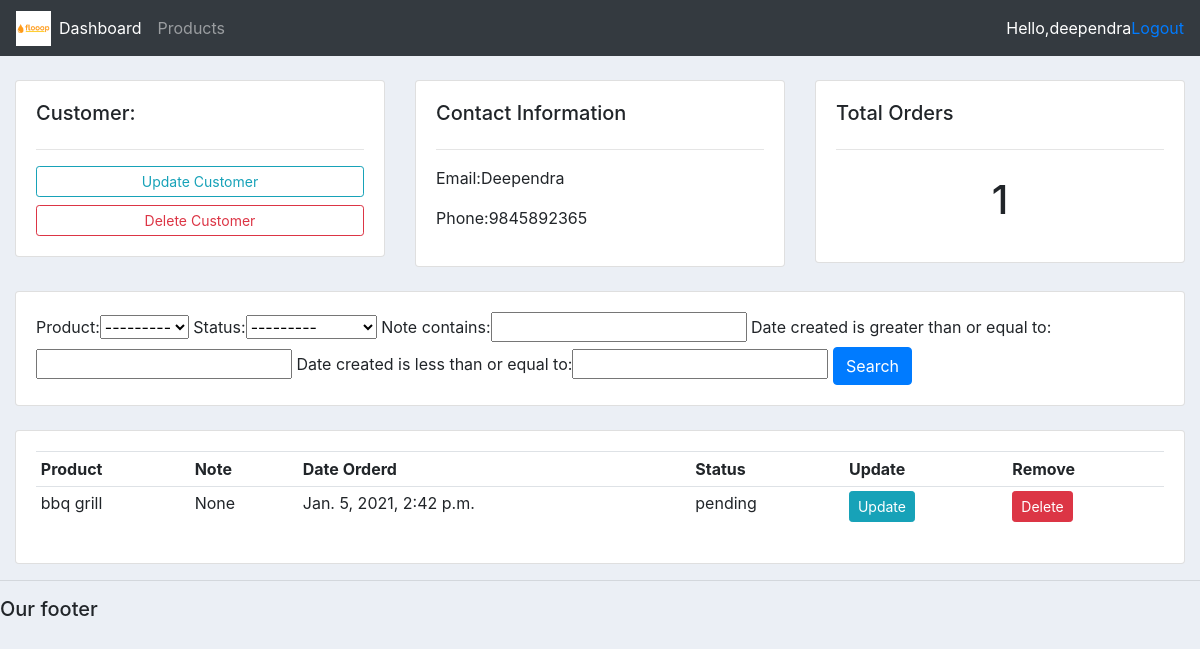
The app's page /customer/1/ (signed in) with its own data.
### accounts/models.py (models this page shows, shortened)
class Customer(models.Model):
    user=models.OneToOneField(User,null=True,blank=True,on_delete=models.CASCADE)
    name=models.CharField(max_length=100,null=True)
    phone=models.CharField(max_length=100,null=True)
    email=models.CharField(max_length=100,null=True)
    profile_pic=models.ImageField(default="download.png",null=True,blank=True)
    date_created=models.DateTimeField(auto_now_add=True,null=True)

class Order(models.Model):
    STATUS=(
        ('pending','pending'),
        ('out of delivery','out of delivery'),
        ('Delivered','Delivered'),
    )
    customer=models.ForeignKey(Customer,null=True,on_delete=models.SET_NULL)
    product=models.ForeignKey(Product,null=True,on_delete=models.SET_NULL)
    date_created=models.DateTimeField(auto_now_add=True,null=True)
    status=models.CharField(max_length=100,null=True,choices=STATUS)
    note=models.CharField(max_length=100,null=True)

class Product(models.Model):
    CATEGORY=(
        ('Indoor','Indoor'),
        ('Out door','Out door')
    )
    name=models.CharField(max_length=100,null=True)
    price=models.FloatField(null=True)
    category=models.CharField(max_length=100,null=True,choices=CATEGORY)
    description=models.CharField(max_length=100,null=True,blank=True)
    date_created=models.DateTimeField(auto_now_add=True,null=True)
    tag=models.ManyToManyField(Tag)
    def __str__(self):
        return self.name

### accounts/views.py (the view)
# urls.py: path('customer/<int:pk>/', views.customer ,name="customer" ),
@login_required(login_url='login')
def customer(request,pk):
    customer=Customer.objects.get(id=pk)
    orders=customer.order_set.all()
    total=orders.count()
    myfilter=OrderFilter(request.GET,queryset=orders)
    orders=myfilter.qs
    context={'customer':customer,'orders':orders,'total':total,'myfilter':myfilter}
    return render(request,'accounts/customer.html',context)

### accounts/templates/accounts/customer.html
{%  extends 'accounts/main.html' %}
{% block content %}
	<br>
<div class="row">
	<div class="col-md">
		<div class="card card-body">
			<h5>Customer:</h5>
			<hr>
			<a class="btn btn-outline-info  btn-sm btn-block" href="">Update Customer</a>
			<a class="btn btn-outline-danger  btn-sm btn-block" href="">Delete Customer</a>
		</div>
	</div>
	<div class="col-md">
		<div class="card card-body">
			<h5>Contact Information</h5>
			<hr>
			<p>Email:{{customer.name}} </p>
			<p>Phone:{{customer.phone}} </p>
		</div>
	</div>
	<div class="col-md">
		<div class="card card-body">
			<h5>Total Orders</h5>
			<hr>
			<h1 style="text-align: center;padding: 10px">{{total}}</h1>
		</div>
	</div>
</div>
<br>
<div class="row">
	<div class="col">
		<div class="card card-body">
			<form method="get">
				{{myfilter.form}}
		    <button class="btn btn-primary" type="submit">Search</button>
		  </form>
		</div>
	</div>
</div>
<br>
<div class="row">
	<div class="col-md">
		<div class="card card-body">
			<table class="table table-sm">
				<tr>
					<th>Product</th>
					<th>Note</th>
					<th>Date Orderd</th>
					<th>Status</th>
					<th>Update</th>
					<th>Remove</th>
				</tr>
				{% for i in orders %}
				<tr>
					<td>{{i.product}}</td>
					<td>{{i.note}}</td>
					<td>{{i.date_created}}</td>
					<td>{{i.status}}</td>
					<td><a class="btn btn-sm btn-info" href="{% url 'updateorder' i.id %}">Update</a></td>
					<td><a class="btn btn-sm btn-danger" href="{% url 'deleteorder' i.id %}">Delete</a></td>
				</tr>
				{% endfor %}
			</table>
		</div>
	</div>
</div>
{% endblock %}

### accounts/templates/accounts/navbar.html (shortened to what this page needs)
{% load static %}
<nav class="navbar navbar-expand-lg navbar-dark bg-dark">
    <img src="{% static 'images/download.png' %}" height="35px">
    <div class="collapse navbar-collapse" id="navbarNav">
      <ul class="navbar-nav">
        {% if request.user.is_staff %}
        <li class="nav-item active">
          <a class="nav-link" href="{% url 'home'%}">Dashboard</a>
        </li>
        <li class="nav-item">
          <a class="nav-link" href="{% url 'product' %}">Products</a>
        </li>
        {% else %}
       <li class="nav-item">
        <a class="nav-link" href="{% url 'account' %}">Settings</a>
      </li>
        {% endif %}
      </ul>
    </div>
    <span style="color:white;">Hello,{{user}}</span>
    <span><a href="{% url 'logout' %}">Logout</a></span>
  </nav>

### accounts/static/css/main.css (style rules this page uses)
body { background-color: #ebeff5; }

### records on screen
Customer: name "Deependra", phone "9845892365"
Order: product "bbq grill", note "None", date_created "Jan. 5, 2021, 2:42 p.m.", status "pending"

### other values on screen
{{ user }} "deependra"
{{ total }} "1"
